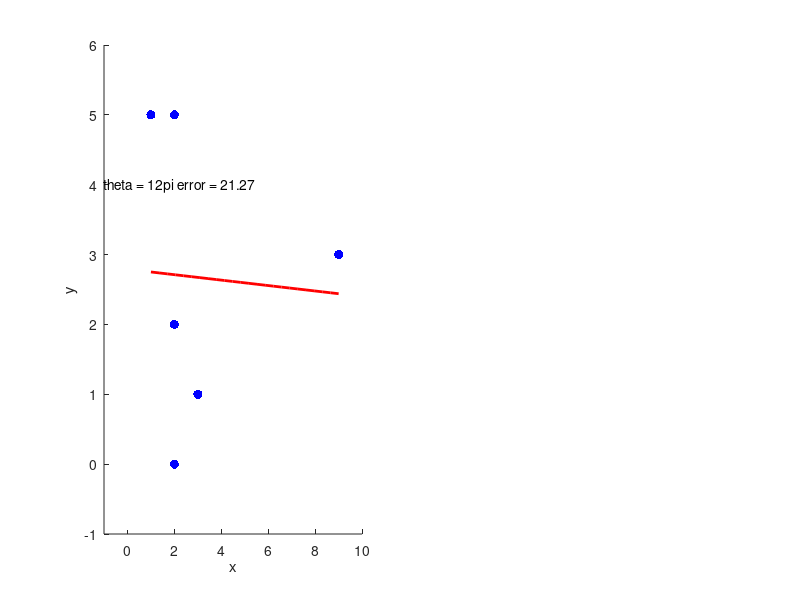

Recreate this plot in MATLAB.
function PolyRegress_3();

rng(0);

DATA_x = [2 1 2 3 9 2];
DATA_y = [0 5 2 1 3 5];
N = length(DATA_x);

initial_n=12;
theta=(initial_n/12)*pi;

new_DATA_x=cos(-theta)*DATA_x-sin(-theta)*DATA_y;
new_DATA_y=sin(-theta)*DATA_x+cos(-theta)*DATA_y;

d=2;
p=2;

subplot(1,2,1);
hold on;
plot(DATA_x,DATA_y,'b.','MarkerSize',20,'MarkerFaceColor','b');


q_initial=randn(d,1);
[q,ne,fe] = root_of_dEp(q_initial,new_DATA_x,new_DATA_y,p);
q_t=[q(1,1)/(cos(-theta)+q(2,1)*sin(-theta));(-sin(-theta)+cos(-theta)*q(2,1))/(cos(-theta)+sin(-theta)*q(2,1))];
DATA_i = linspace(min(DATA_x),max(DATA_x),4*N);
plot(DATA_i,polyval(q_t(end:-1:1),DATA_i),'r-','LineWidth',2);
text(-1,4,sprintf('theta = %dpi error = %0.2f',initial_n,fe));
disp(q_t);
disp(fe);

hold off;
xlabel('x');ylabel('y');
axis([-1,+10,-1,+6]);


function [qroot,newtonerror,finalerror] = root_of_dEp(q_initial,x,y,p);
max_iteration = 15; iteration=0;
q = q_initial;
while (iteration<max_iteration);
dq = inv(ddEp(q,x,y,p))*dEp(q,x,y,p);
q = q - dq;
iteration = iteration+1;
end; 
qroot = q; newtonerror = norm(dEp(qroot,x,y,p)); finalerror = Ep(qroot,x,y,p);

function output = Ep(q,x,y,p);
r = polyval(q(end:-1:1),x)-y;
output = sum(abs(r).^p);

function output = dEp(q,x,y,p);
r = polyval(q(end:-1:1),x)-y;
output = zeros(length(q),1);
for j=0:length(q)-1;
output(1+j) = sum(p*(abs(r).^(p-1)).*(x.^j).*sign(r));
end;

function output = ddEp(q,x,y,p);
r = polyval(q(end:-1:1),x)-y;
output = zeros(length(q),length(q));
for j=0:length(q)-1;
for k=0:length(q)-1;
output(1+j,1+k) = sum(p*(p-1)*(abs(r).^(p-2)).*(x.^(j+k)));
end;
end;
